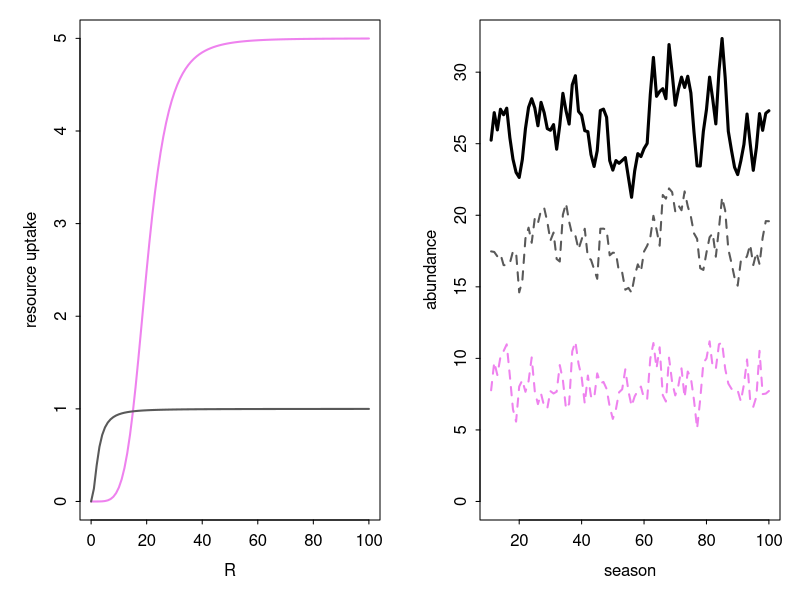
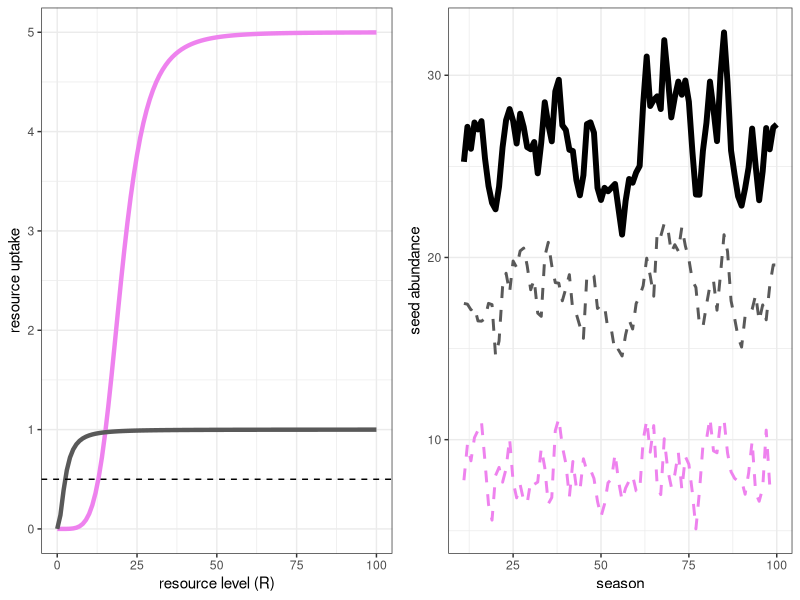

Reproduce these figures in R, in order.
##  Semi-discrete relative nonlinearity model of two species 
##    coexisting on one essential resource                

##  Authors:  Andrew Tredennick, Peter Adler, and Fred Adler
##  Email:    atredenn@gmail.com
##  Date:     3.19.2015
##  Update:   4.2.2015  -- Implements looping over odSolve for seasons.
##                      -- Makes resource uptake a Hill function, and a
##                         function that can be called within the model.
##                      -- Includes option for a temporally autocorrelated
##                         resource pulse function.
##                      -- Adds 'Rstart' variable to saved output to track
##                         initial condition of resource for each season.
##  Update:   4.8.2015  -- Adds allocation parameter (a) that continuously
##                         draws some fraction of live biomass (N) and allocates
##                         it to the dormant seed bank.
##  Update:   4.10.2015 -- Resource pulses happen within the season.
##                      -- Tracks average seasonal abundance as response.
##  Update:   4.24.2015 -- Changes Hill fxn parameters for quick difference
##                         in resource response curves. This leads to more
##                         stable coexistence and more even biomass splits.

##  MODEL DESCRIPTION
# Species "split" themselves between a dormant, low-mortaility stage (D) and 
# a higher mortality, high growth stage (N).
# The single resource is R.
# There are two sources of variability: an environmental cue that drives the
# storage effect, and resource variability.

# clear the workspace
rm(list=ls())
library('plyr')
library('ggplot2')
library('gridExtra')

####
#### Initial conditions, global variables, and parameters ------------------------
####
temporal_autocorrelation <- F       # turn temporal autocorrelation on(T)/off(F)
seasons <- 100                   # number of seasons to simulate
seasons_to_exclude <- 10           # initial seasons to exclude from plots
days_to_track <- 60               # number of days to simulate in odSolve
DNR <- c(D=c(1,1),N=c(1,1),R=10)    # initial conditions
Rmu <- 1                            # mean resource pulse (on log scale)
Rsd <- 1                            # std dev of resource pulses (on log scale)
sigE <- 2                           # environmental cue variability
rho <- 0                            # environmental cue correlation between species
parms <- list(
  r = c(5,1),                     # max growth rate for each species
  alpha = c(5,2),                 # rate parameter for Hill function 
  beta = c(20,2.5),                  # shape parameter for Hill function
  mN = c(0.5,0.5),                  # live biomass loss (mortality) rates 
  mD = c(0.01, 0.01),              # dormant biomass loss (mortality) rates
  a = c(0.5,0.5)                    # allocation fraction of live biomass to seed bank
)

####
#### Load relevant libraries ----------------------------------------
####
library(deSolve); library(mvtnorm)


####
#### Model function -------------------------------------------------
####
## Continuous model
updateDNR <- function(t, DNR, parms){
  with(as.list(c(DNR, parms)), {
    dD1dt = N1*a[1] - (mD[1]*D1)
    dD2dt = N2*a[2] - (mD[2]*D2)
    dN1dt = N1*(uptake_R(r[1], R, alpha[1], beta[1]) - mN[1] - a[1])
    dN2dt = N2*(uptake_R(r[2], R, alpha[2], beta[2]) - mN[2] - a[2])
    dRdt = -1 * ((dN1dt + mN[1]*N1) + (dN2dt + mN[2]*N2))
    list(c(dD1dt, dD2dt, dN1dt, dN2dt, dRdt)) #output
  })
}

##  Resource uptake function (Hill function)
uptake_R <- function(r, R, alpha, beta){
  return((r*R^alpha) / (beta^alpha + R^alpha))
}

## Discrete model
update_DNR <- function(t,DNR,gs){
  with (as.list(DNR),{
    g1 <- gs[1]
    g2 <- gs[2]
    N1 <- D1*g1
    N2 <- D2*g2
    D1 <- D1*(1-g1)
    D2 <- D2*(1-g2)
    R <- Rvector[t]
    return(c(D1, D2, N1, N2, R))
  })
}


####
#### Simulate model -----------------------------------------------------
####
days <- c(1:days_to_track)

# Get "germination" fractions for each year
getG <- function(sigE, rho, nTime){
  varcov <- matrix(c(sigE, rho*sigE, rho*sigE, sigE), 2, 2)
  e <- rmvnorm(n = nTime, mean = c(0,0), sigma = varcov)
  g <- exp(e) / (1+exp(e))
  return(g)
}

# Loop over seasons
nms <- names(DNR)
gVec <- getG(sigE = sigE, rho = rho, nTime = seasons)
gVec[] <- 1

if(temporal_autocorrelation==FALSE){
  Rvector <- runif(seasons,0.1,4)
  Rvector <- rep(Rmu, seasons)
}

if(temporal_autocorrelation==TRUE){
  if(Rsd != 0){
    Rvector <- filter(rlnorm(seasons,Rmu,Rsd), filter=rep(1,3), circular=TRUE)
  }
  if(Rsd == 0){
    Rvector <- rlnorm(seasons,Rmu,Rsd) 
  } 
}

pulse_events <- matrix(nrow=seasons, ncol=days_to_track)
for(do_season in 1:seasons){
  pulse_events[do_season,] <- rlnorm(days_to_track, Rvector[do_season], Rsd)
}
save_seasons <- data.frame(time=NA,D1=NA,D2=NA,N1=NA,N2=NA,R=NA,Rstart=NA,season=NA)

for(season_now in 1:seasons){
  eventdat <- data.frame(var = rep("R", days_to_track),
                         time = 1:days_to_track,
                         value = pulse_events[season_now,],
                         method = rep("add", days_to_track))
  Rstart <- as.list(DNR)$R
  output <- as.data.frame(ode(y = DNR, times = days, 
                              func = updateDNR, parms = parms,
                              events = list(data = eventdat)))

  DNR <- as.numeric(output[nrow(output),nms])
  names(DNR) <- nms
  R_update <- Rvector[season_now]
  DNR <- update_DNR(season_now, DNR, gVec[season_now,])
  names(DNR) <- nms
  new_season <- as.data.frame(output)
  new_season$season <- season_now
  new_season$Rstart <- Rstart
  save_seasons <- rbind(save_seasons, new_season)
}


####
####  Make some plots ----------------------------------
####
#take out first couple seasons
save_seasons <- subset(save_seasons, season>seasons_to_exclude)
# matplot(seq_along(along.with = save_seasons$time), 
#         save_seasons[,c("N1","N2")], type="l")

#plot just average abundance by season
mean_of_season <- ddply(save_seasons, .(season), summarise,
                       mean_N1 = mean(N1),
                       mean_N2 = mean(N2),
                       mean_D1 = mean(D1),
                       mean_D2 = mean(D2))
par(mfrow=c(1,2),mar=c(4,4,1,1),tcl=-0.2,mgp=c(2,0.5,0))
R <- seq(0,100,1)
out_r <- matrix(ncol=2, nrow=length(R))
alpha <- parms$alpha
beta <- parms$beta
for(i in 1:nrow(out_r)){
  out_r[i,1] <- uptake_R(parms$r[1], R[i], alpha[1], beta[1])
  out_r[i,2] <- uptake_R(parms$r[2], R[i], alpha[2], beta[2])
}
matplot(R, out_r, type="l", col=c("violet", "grey35"), lty=c(1,1), lwd=2,
        ylab = "resource uptake")
seasonal_total <- apply(mean_of_season[,c("mean_N1","mean_N2")], 1, sum)
matplot(mean_of_season$season, mean_of_season[,c("mean_N1","mean_N2")], 
        type="l", xlab="season", ylab="abundance", ylim=c(0, max(seasonal_total,na.rm=TRUE)),
        col=c("violet", "grey35"), lty=c(2,2), lwd=c(2,2))
lines(mean_of_season$season, seasonal_total, lwd=3, lty=1)


####
####  Publication quality example plots
####
plot_df <- data.frame(season = rep(mean_of_season$season,3),
                      seed_abundance = c(mean_of_season[,c("mean_N1")],
                                         mean_of_season[,c("mean_N2")],
                                         seasonal_total),
                      variable = c(rep("Spp A", times=nrow(mean_of_season)),
                                   rep("Spp B", times=nrow(mean_of_season)),
                                   rep("Total", times=nrow(mean_of_season))))

time_series_plot <- ggplot(plot_df, aes(x=season, y=seed_abundance, 
                                        color=variable, size=variable,
                                        linetype=variable))+
  geom_line()+
  scale_color_manual(values=c("violet", "grey35", "black"), name="")+
  scale_size_manual(values=c(1,1,2), name="")+
  scale_linetype_manual(values=c(2,2,1))+
  guides(linetype=FALSE, size=FALSE, color=FALSE)+
  ylab("seed abundance")+
  theme_bw()

resource_df <- data.frame(resource = R,
                          uptake = c(out_r[,1], out_r[,2]),
                          variable = c(rep("sppA", nrow(out_r)),
                                       rep("sppB", nrow(out_r))))
resource_plot <- ggplot(resource_df, aes(x=resource, y=uptake,color=variable))+
  geom_line(size=1.5)+
  geom_hline(aes(yintercept=parms$mN[1]), linetype=2)+
  scale_color_manual(values=c("violet", "grey35", "black"), name="")+
  guides(color=FALSE)+
  ylab("resource uptake")+
  xlab("resource level (R)")+
  theme_bw()
final_plot <- grid.arrange(resource_plot, time_series_plot, ncol=2)
print(final_plot)

# matplot(mean_of_season$season, mean_of_season[,c("mean_D1","mean_D2")],
#         type="l", xlab="season", ylab="abundance")
# plot(N1 ~ Rstart, end_seasons)
# plot(N2 ~ Rstart, end_seasons)
# plot(N1 ~ N2, end_seasons)

#Plot the resource uptake function
# R <- seq(0,100,1)
# out_r <- matrix(ncol=2, nrow=length(R))
# alpha <- c(10,10)
# beta <- c(50,50)
# for(i in 1:nrow(out_r)){
#   out_r[i,1] <- uptake_R(5, R[i], alpha[1], beta[1])
#   out_r[i,2] <- uptake_R(5, R[i], alpha[2], beta[2])
# }
# matplot(R, out_r, type="l")

#Plot histograms of resource supply rates at different sigRs
# sigR <- seq(0,1,0.25)
# par(mfrow=c(2,3))
# for(i in 1:length(sigR)){
#   hist(rlnorm(100,2,sigR[i]))
# }
# plot(filter(rlnorm(100,2,1), filter=rep(1,3), circular=TRUE))
# 
# R <- seq(0,100,1)
# out_r <- matrix(ncol=2, nrow=length(R))
# alpha <- c(10,0.5)
# beta <- c(50,2500)
# for(i in 1:nrow(out_r)){
#   out_r[i,1] <- uptake_R(10, R[i], alpha[1], beta[1])
#   out_r[i,2] <- uptake_R(10, R[i], alpha[2], beta[2])
# }
# matplot(R, out_r, type="l")
